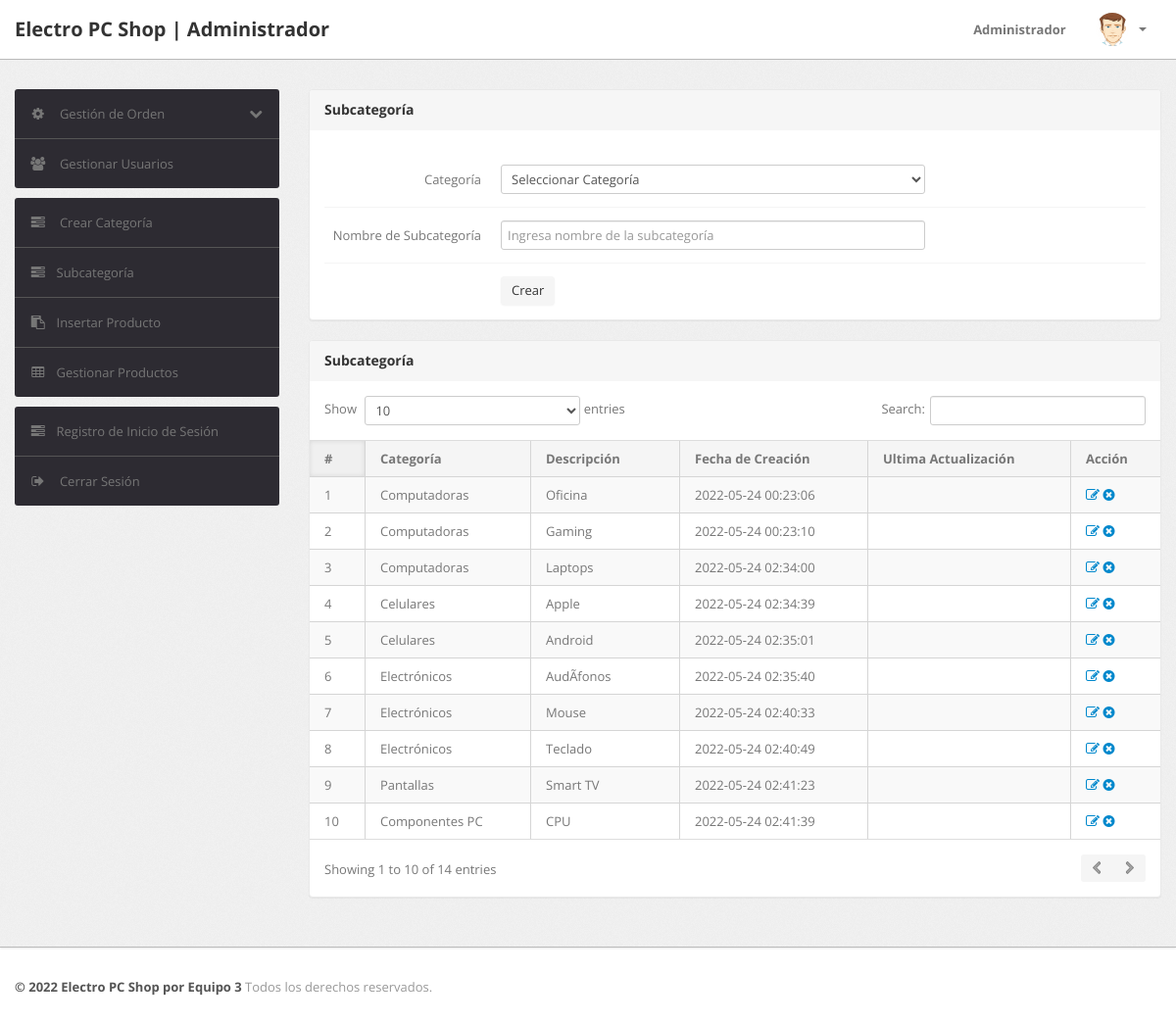
Before: /admin/subcategory.php (signed in) with the older database file.
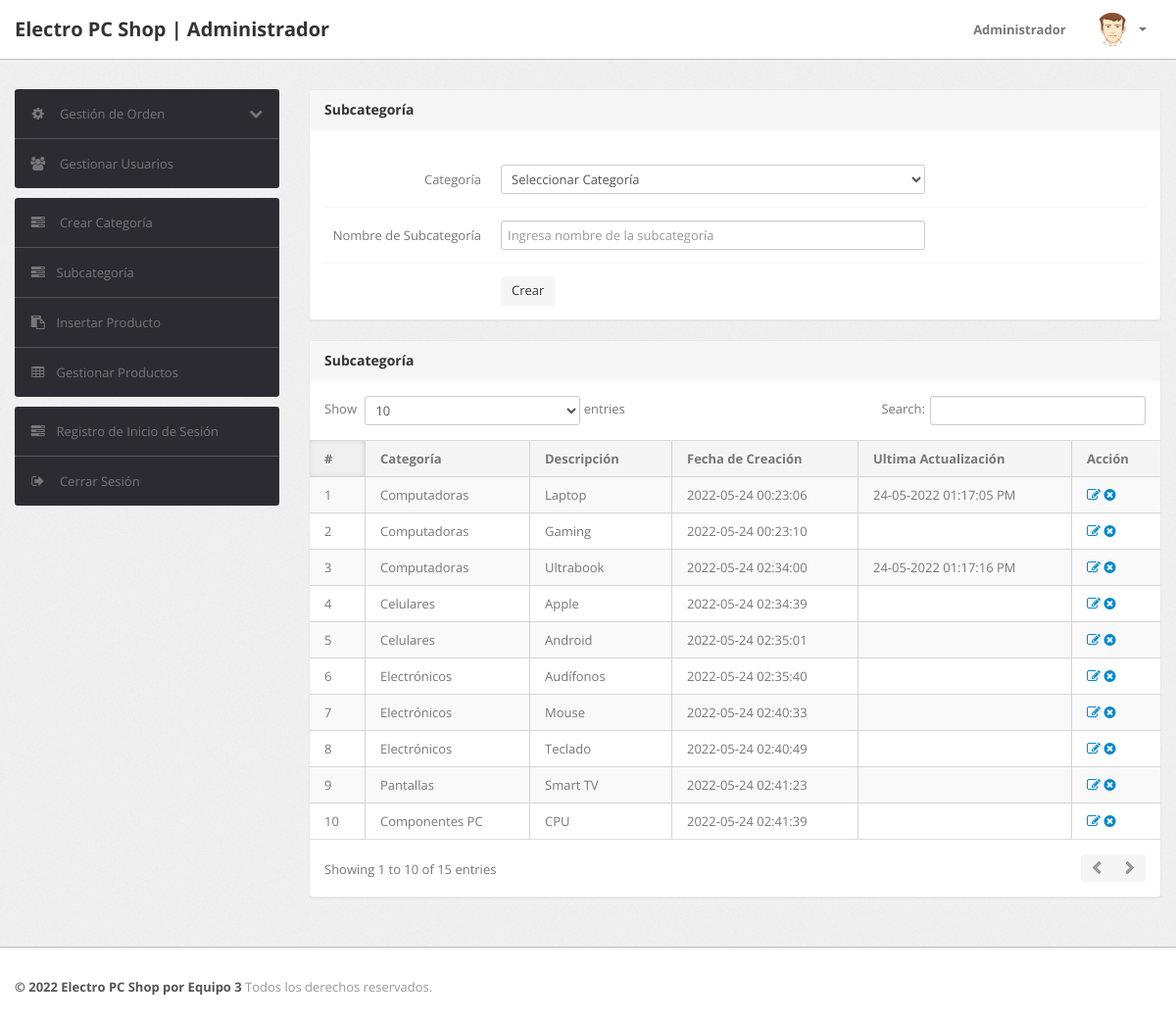
After: the same page with the newer database file.
### tables this page shows
CREATE TABLE `subcategory` (
  `id` int(11) NOT NULL,
  `categoryid` int(11) DEFAULT NULL,
  `subcategory` varchar(255) DEFAULT NULL,
  `creationDate` timestamp NULL DEFAULT current_timestamp(),
  `updationDate` varchar(255) DEFAULT NULL
);

CREATE TABLE `category` (
  `id` int(11) NOT NULL,
  `categoryName` varchar(255) DEFAULT NULL,
  `categoryDescription` longtext DEFAULT NULL,
  `creationDate` timestamp NOT NULL DEFAULT current_timestamp(),
  `updationDate` varchar(255) DEFAULT NULL
);

### admin/subcategory.php (the view, shortened to what this page needs)
<?php
include('include/config.php');
if(strlen($_SESSION['alogin'])==0)
	{
header('location:index.php');
}
else{
?>
<!DOCTYPE html>
<html lang="en">
<head>
	<link type="text/css" href="bootstrap/css/bootstrap.min.css" rel="stylesheet">
	<link type="text/css" href="bootstrap/css/bootstrap-responsive.min.css" rel="stylesheet">
	<link type="text/css" href="css/theme.css" rel="stylesheet">
	<link type="text/css" href="images/icons/css/font-awesome.css" rel="stylesheet">
</head>
<body>
<?php include('include/header.php');?>
	<div class="wrapper">
		<div class="container">
			<div class="row">
<?php include('include/sidebar.php');?>
			<div class="span9">
					<div class="content">
						<div class="module">
							<div class="module-head">
								<h3>Subcategoría</h3>
							</div>
							<div class="module-body">
									<br />
			<form class="form-horizontal row-fluid" name="subcategory" method="post" >
<div class="control-group">
<label class="control-label" for="basicinput">Categoría</label>
<div class="controls">
<select name="category" class="span8 tip" required>
<option value="">Seleccionar Categoría</option>
</select>
</div>
</div>
<div class="control-group">
<label class="control-label" for="basicinput">Nombre de Subcategoría</label>
<div class="controls">
<input type="text" placeholder="Ingresa nombre de la subcategoría"  name="subcategory" class="span8 tip" required>
</div>
</div>
	<div class="control-group">
											<div class="controls">
												<button type="submit" name="submit" class="btn">Crear</button>
											</div>
										</div>
									</form>
							</div>
						</div>
	<div class="module">
							<div class="module-head">
								<h3>Subcategoría</h3>
							</div>
							<div class="module-body table">
								<table cellpadding="0" cellspacing="0" border="0" class="datatable-1 table table-bordered table-striped	 display" width="100%">
									<thead>
										<tr>
											<th>#</th>
											<th>Categoría</th>
											<th>Descripción</th>
											<th>Fecha de Creación</th>
											<th>Ultima Actualización</th>
											<th>Acción</th>
										</tr>
									</thead>
									<tbody>
<?php $query=mysqli_query($con,"select subcategory.id,category.categoryName,subcategory.subcategory,subcategory.creationDate,subcategory.updationDate from subcategory join category on category.id=subcategory.categoryid");
$cnt=1;
while($row=mysqli_fetch_array($query))
{
?>
										<tr>
											<td><?php echo htmlentities($cnt);?></td>
											<td><?php echo htmlentities($row['categoryName']);?></td>
											<td><?php echo htmlentities($row['subcategory']);?></td>
											<td> <?php echo htmlentities($row['creationDate']);?></td>
											<td><?php echo htmlentities($row['updationDate']);?></td>
											<td>
											<a href="edit-subcategory.php?id=<?php echo $row['id']?>" ><i class="icon-edit"></i></a>
											<a href="subcategory.php?id=<?php echo $row['id']?>&del=delete" onClick="return confirm('Are you sure you want to delete?')"><i class="icon-remove-sign"></i></a></td>
										</tr>
										<?php $cnt=$cnt+1; } ?>
								</table>
							</div>
						</div>
					</div>
				</div>
			</div>
		</div>
	</div>
<?php include('include/footer.php');?>
</body>
<?php } ?>

Changed rows visible on the page:
changed subcategory: subcategory "Oficina" → "Laptop"; updationDate (not shown) → "24-05-2022 01:17:05 PM"
changed subcategory: subcategory "Laptops" → "Ultrabook"; updationDate (not shown) → "24-05-2022 01:17:16 PM"
changed subcategory: subcategory "AudÃ­fonos" → "Audífonos"
Other visible differences:
text written by a page script: "Show entries Search: Showing 1 to 10 of 14 entries" → "Show entries Search: Showing 1 to 10 of 15 entries"
